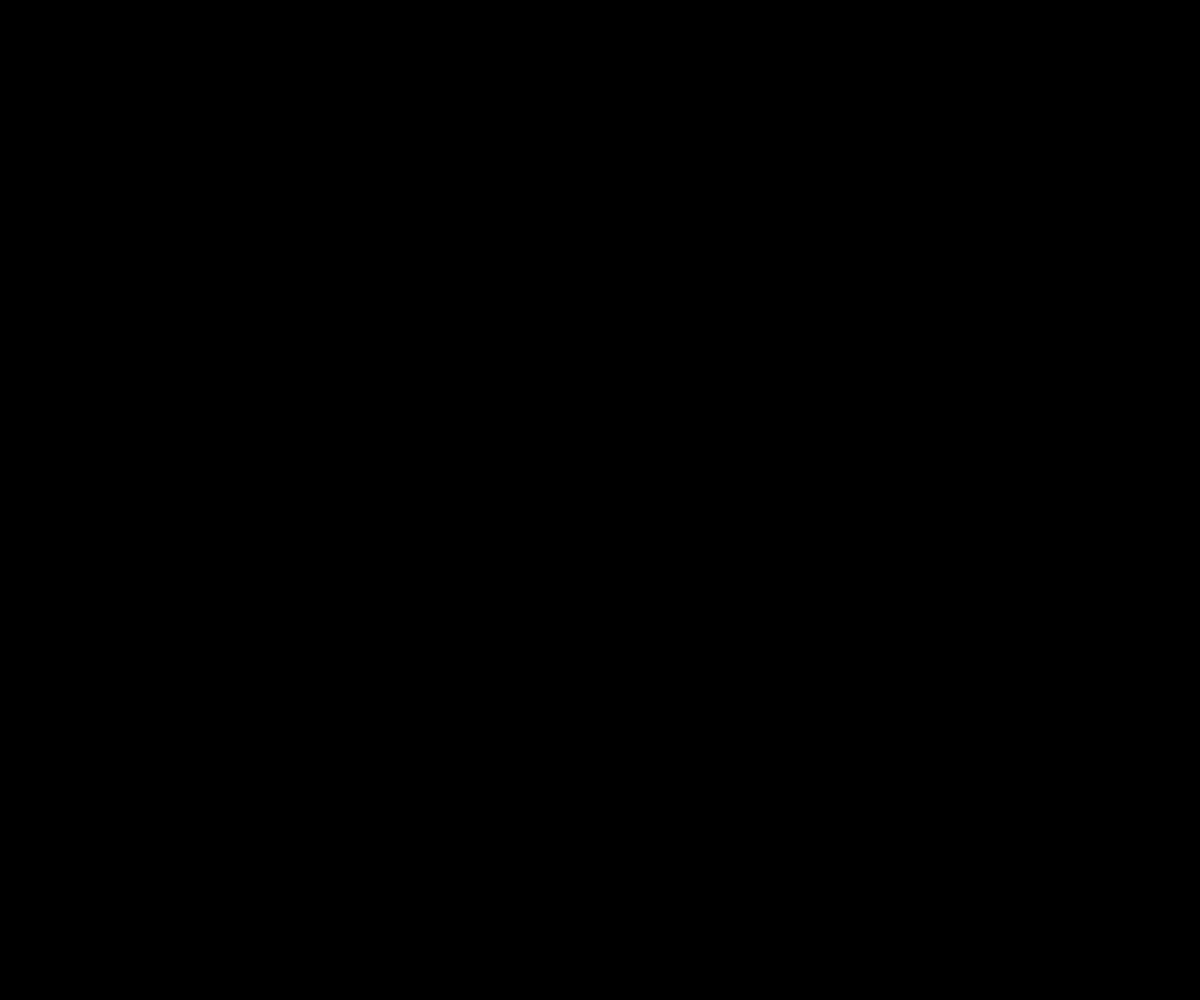
Frame 1 (no input)
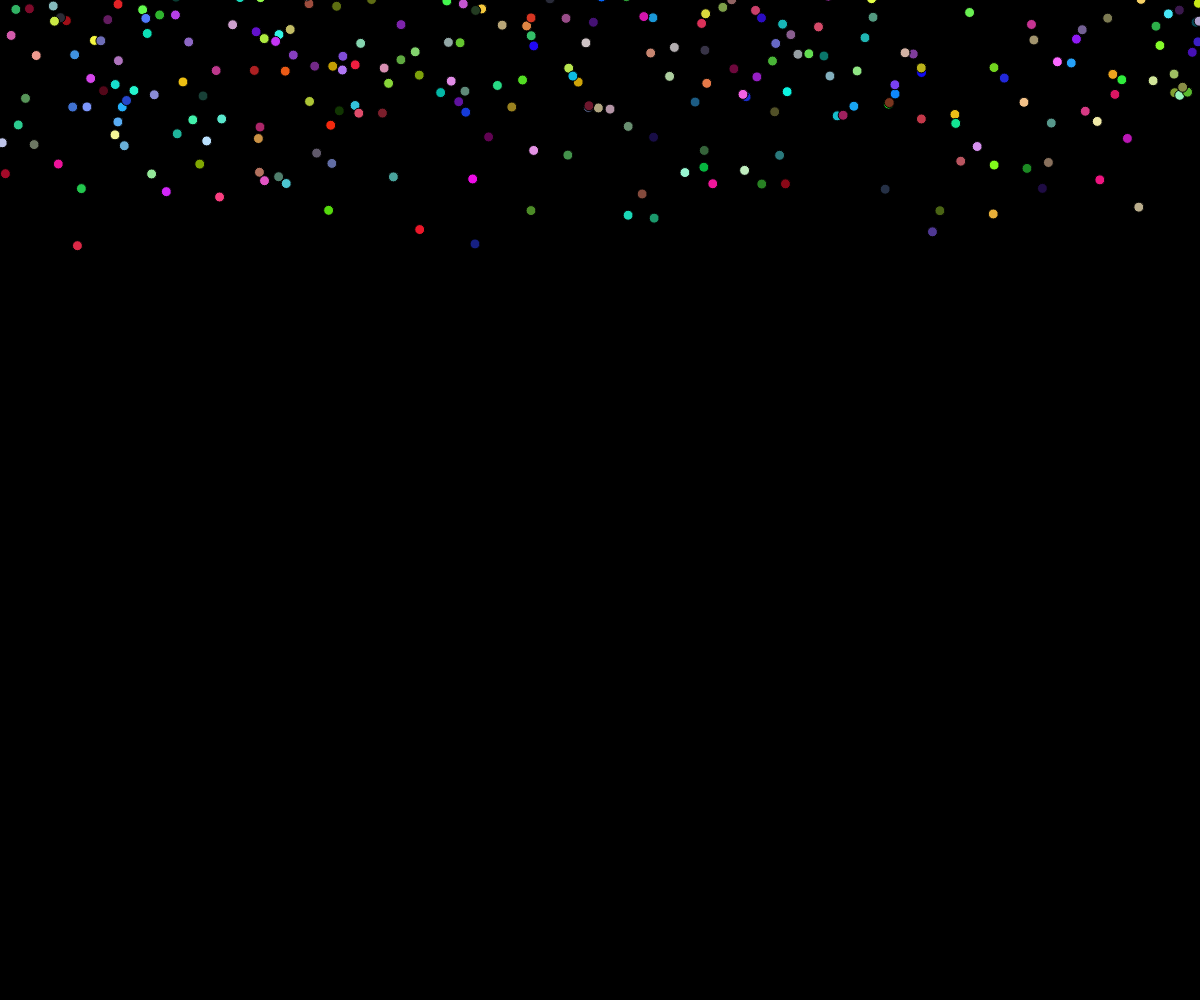
Frame 60 (no input)
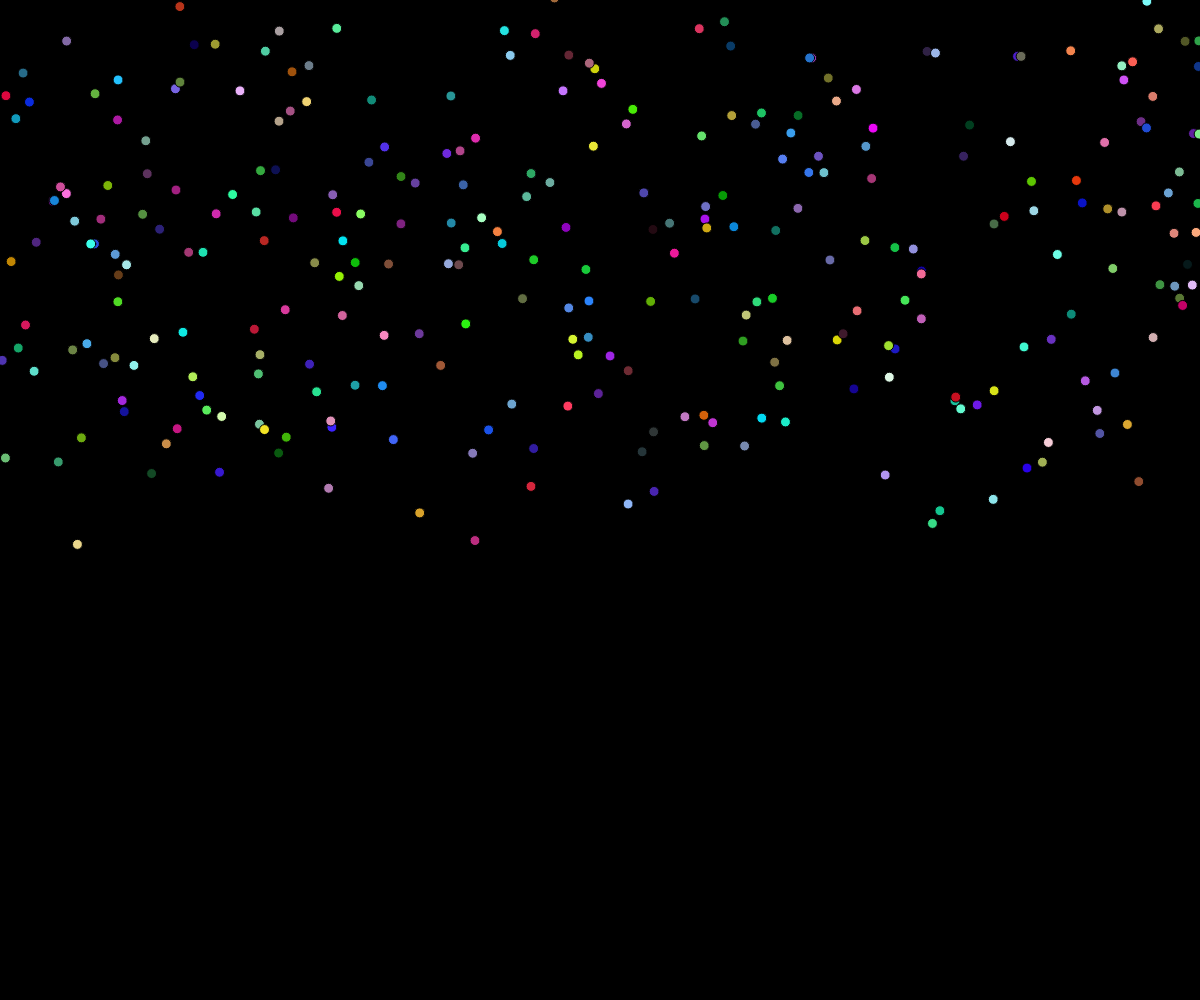
Frame 120 (the mouse pressed at the canvas centre since frame 60)

The p5.js sketch that drew these frames (run headless with seeded random() and noise() and a simulated clock; from frame 60 on, the mouse is pressed at the canvas centre):

// p5.js sketch
// ── sketch.js
var drops = [];

function setup() {
	createCanvas(windowWidth, windowHeight);
	for (var i = 0; i < 300; i++) {
		drops[i] = new Drop();
	}
}

function draw() {
	background(0,0,0);
	for (var i = 0; i < 300; i++) {
		drops[i].fall();
		drops[i].show();
	}
}

function windowResized() {
  resizeCanvas(windowWidth, windowHeight);
}

function Drop() {
	this.x = random(width);
	this.y = random(-200, -50);
	this.speed = random(1,5);

	this.fall = function() {
		this.y = this.y + this.speed;

		if (this.y > height) {
			this.y = random(-200, -50);
		}
	}

	this.show = function() {
		fill(random(1,255),random(1,255),random(1,255));
		ellipse(this.x, this.y, 10, 10);
	}

}
